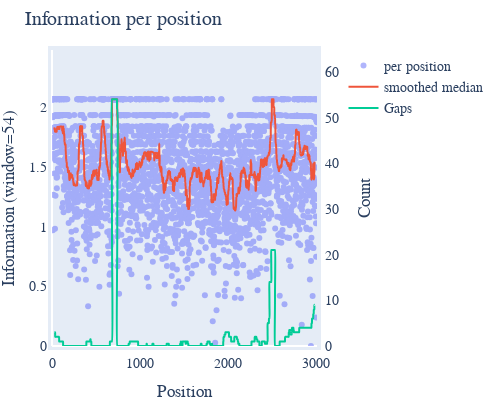

The notebook cell this image was saved under:
### Markdown cell above
### On a sample data set

Clicking on any of the legend items causes that to disappear from the plot.

### Code cell
aln = load_aligned_seqs('../data/brca1.fasta', moltype='protein')

fig = aln.information_plot(stat='median')
fig.show(width=500, height=400)

### Figure 1 — Plotly figure (JSON) as saved in the notebook; plotly's stock layout.template omitted (floating-point values rounded to 4 significant figures; data arrays with more than 128 entries replaced by an {"elided": "..."} marker saying what was removed)
{"data": [{"mode": "markers", "name": "per position", "opacity": 0.5, "type": "scatter", "x": {"elided": "3009 int values"}, "y": {"elided": "3009 float values"}}, {"line": {"shape": "spline", "smoothing": 1.3}, "mode": "lines", "name": "smoothed median", "type": "scatter", "x": {"elided": "2955 int values"}, "y": {"elided": "2955 float values"}}, {"line": {"shape": "spline", "smoothing": 1.3}, "mode": "lines", "name": "Gaps", "type": "scatter", "x": {"elided": "2955 int values"}, "y": {"elided": "2955 float values"}, "yaxis": "y2"}], "layout": {"autosize": false, "font": {"family": "Balto", "size": 14}, "height": 400, "hovermode": "closest", "legend": {"x": 1.1, "y": 1}, "margin": {"b": 50, "l": 50, "pad": 4, "r": 50, "t": 50}, "showlegend": true, "title": {"text": "Information per position"}, "width": 500, "xaxis": {"mirror": true, "range": [0, 3009], "showgrid": false, "showline": true, "title": {"text": "Position"}, "visible": true}, "yaxis": {"range": [0, 2.48], "showgrid": false, "title": {"text": "Information (window=54)"}, "visible": true}, "yaxis2": {"overlaying": "y", "range": [0, 64.8], "showgrid": false, "showline": true, "side": "right", "title": {"text": "Count"}}}}
